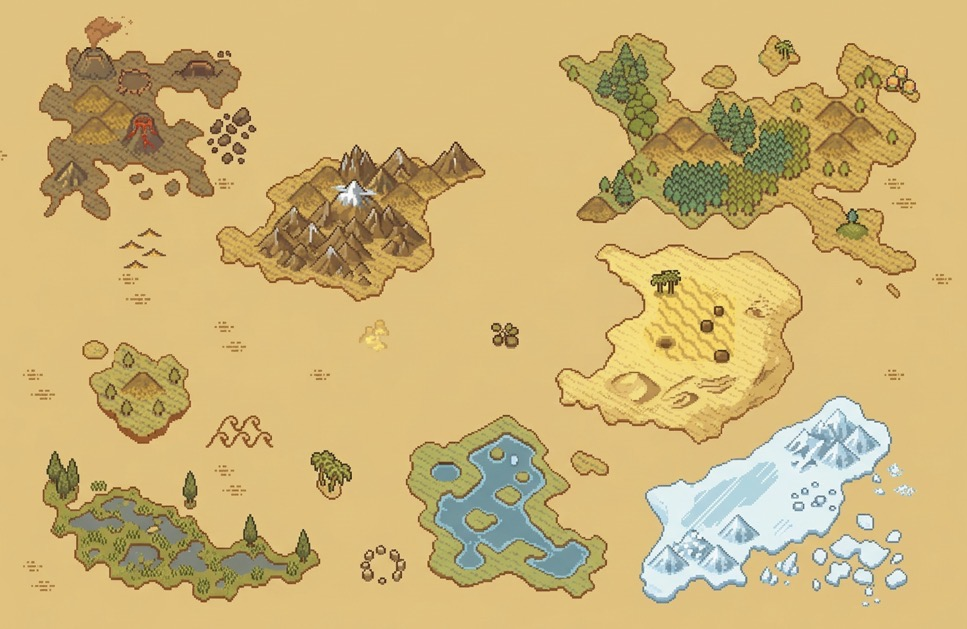
#> input picture source/latest_references/IMG_4984.jpeg, 967 x 629 px, given in place of map_layout_strict_texture.png, which was not available
$ python build.py
#> lines starting #> are read from the running program, lines starting #| are printed output that depends on the picture; pictures that were not available may be replaced by others from this repository, and a replacement may not be noted
from pathlib import Path
import json,hashlib,shutil
from PIL import Image,ImageDraw
ROOT=Path(__file__).resolve().parents[2]; OUT=ROOT/'renders/world_map_texture_strict_v5'; LAY=OUT/'layers'; RAW=ROOT/'source/world_map_texture_strict_v5/raws/map_layout_strict_texture.png'
if OUT.exists(): shutil.rmtree(OUT)
(LAY/'cloud_animation').mkdir(parents=True)
mapim=Image.open(RAW).convert('RGBA'); mapim.save(LAY/'00_map_texture_stricte.png'); mapim.save(OUT/'WorldMap_Texture_Strict_Layout.png')
# Pixel-cloud cover: each zone starts hidden and is revealed by shrinking a coherent cloud bank.
centers=[(125,135),(330,145),(590,185),(155,500),(465,725),(650,560),(170,770),(660,770)]
def cloud_layer(cx,cy,r):
    lay=Image.new('RGBA',mapim.size,(0,0,0,0)); d=ImageDraw.Draw(lay)
    if r < 30: return lay
    # stepped cloud silhouette with warm parchment outline and cool grey underside
    x0,y0=cx-r,cy-r//2; w=2*r; h=r
    d.rectangle((x0+14,y0+22,x0+w-14,y0+h-8),fill=(232,225,190,245),outline=(113,101,70,220),width=3)
    for ox,oy,rr in [(25,22,28),(65,8,35),(110,19,31),(155,10,37),(w-30,25,25)]:
        rr=max(8,int(rr*r/100)); xx=x0+int(ox*r/100); yy=y0+int(oy*r/100)
        d.ellipse((xx-rr,yy-rr,xx+rr,yy+rr),fill=(241,235,207,248),outline=(113,101,70,220),width=3)
    # pixelated shadow bands
    if w > 90:
        d.rectangle((x0+28,y0+h-15,x0+w-34,y0+h-7),fill=(176,166,139,190))
    if w > 150:
        d.rectangle((x0+48,y0+h-22,x0+w-64,y0+h-15),fill=(205,196,167,210))
    return lay
frames=[]
for zone,(cx,cy) in enumerate(centers):
    for step in range(7):
        # first frame blankets the zone; later frames retract smoothly.
        r=int(105-(step*17))
        frame=mapim.copy(); frame.alpha_composite(cloud_layer(cx,cy,r)); p=LAY/'cloud_animation'/f'zone_{zone+1:02d}_reveal_{step:02d}.png'; frame.save(p); frames.append(frame)
#> this loop made 8 passes
#> pass 1, `frame=mapim.copy(); frame.alpha_composite(cloud_layer(cx,cy,r)); p=LAY..`:
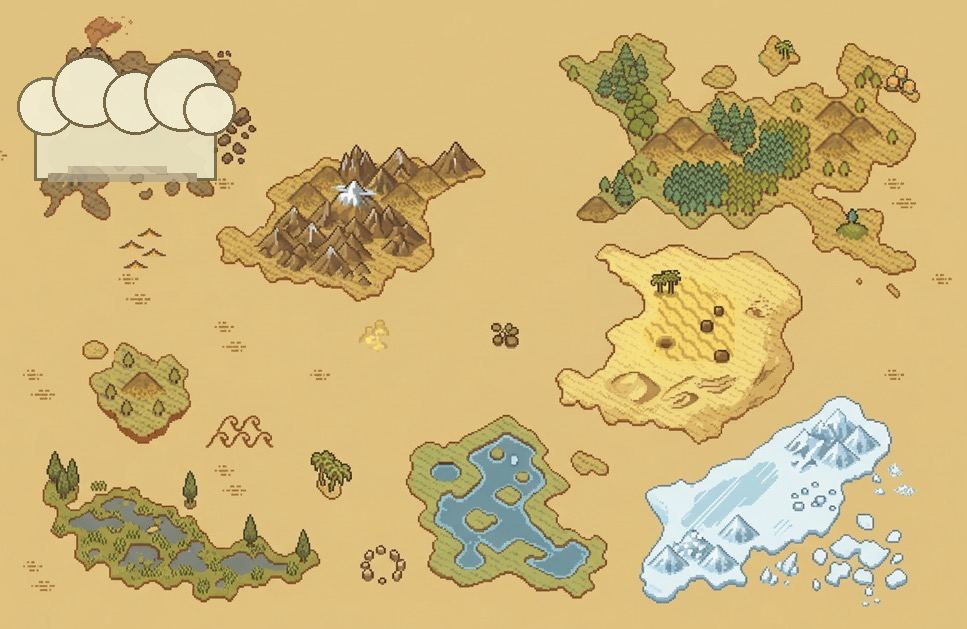
#> saved as zone_01_reveal_00.png: PIL image 967x629 RGBA; mean R, G, B, A 207.4, 182.7, 122.8, 255
#> pass 1, `frame=mapim.copy(); frame.alpha_composite(cloud_layer(cx,cy,r)); p=LAY..`:
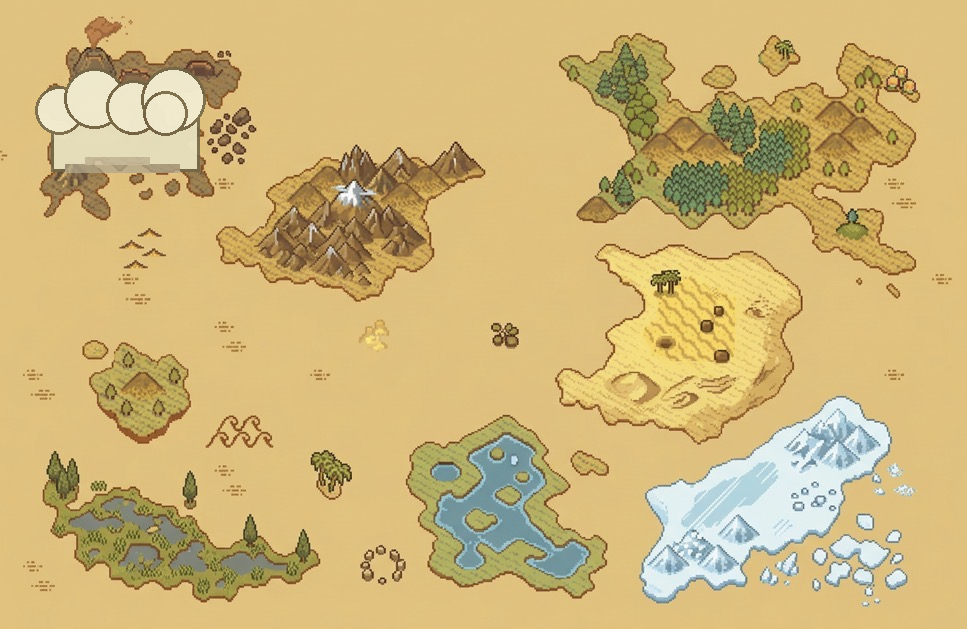
#> saved as zone_01_reveal_01.png: PIL image 967x629 RGBA; mean R, G, B, A 206.8, 181.8, 121.7, 255
#> pass 1, `frame=mapim.copy(); frame.alpha_composite(cloud_layer(cx,cy,r)); p=LAY..`:
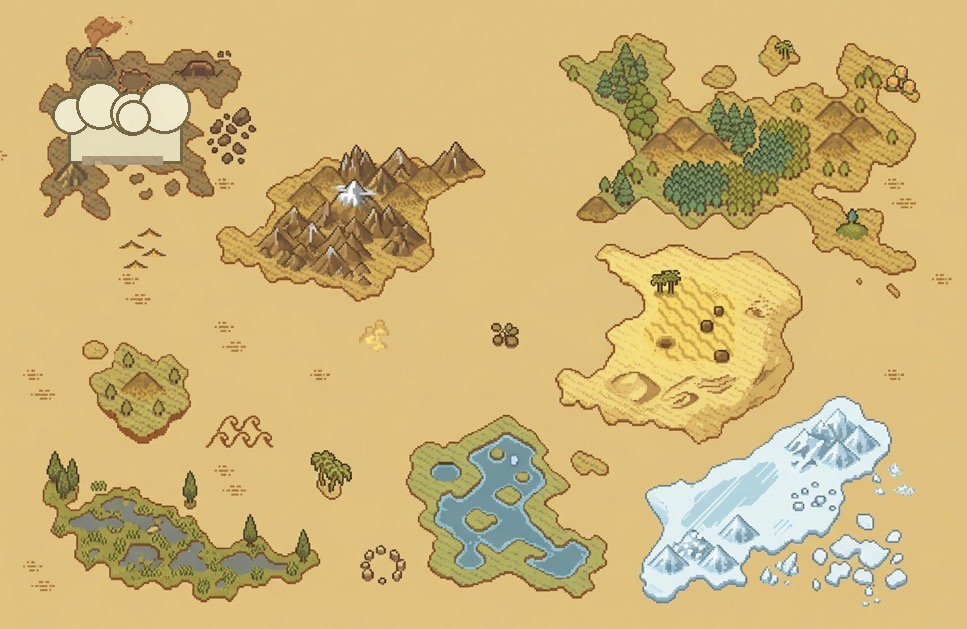
#> saved as zone_01_reveal_02.png: PIL image 967x629 RGBA; mean R, G, B, A 206.3, 181.1, 120.8, 255
#> after the loop, frames = 56 items
# A sequential preview: zone clouds clear one after another.
seq=[]
#> seq = []
for step in range(7):
    frame=mapim.copy()
    for i,(cx,cy) in enumerate(centers):
        r=max(0,int(105-step*17)) if i==step else (105 if i>step else 0)
        if r: frame.alpha_composite(cloud_layer(cx,cy,r))
    p=OUT/'cloud_animation'/f'world_reveal_{step:02d}.png'; p.parent.mkdir(exist_ok=True); frame.save(p); seq.append(frame.convert('RGB'))
#> this loop made 7 passes
#> pass 1, `p = OUT / 'cloud_animation' / f'world_reveal_{step:02d}.png'`:
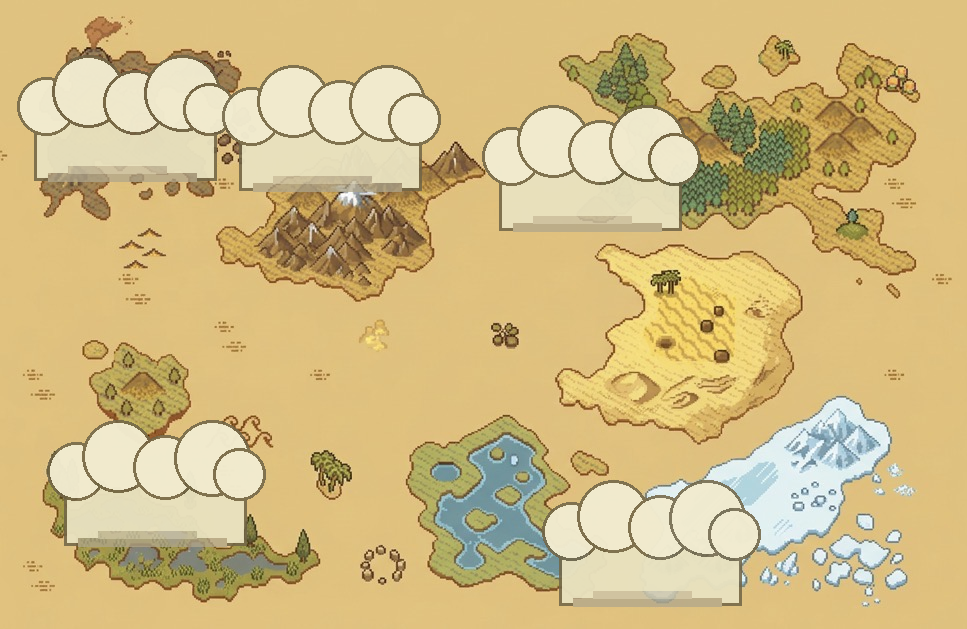
#> saved as world_reveal_00.png: PIL image 967x629 RGBA; mean R, G, B, A 210.5, 187.6, 131.1, 255
#> pass 2, `p = OUT / 'cloud_animation' / f'world_reveal_{step:02d}.png'`:
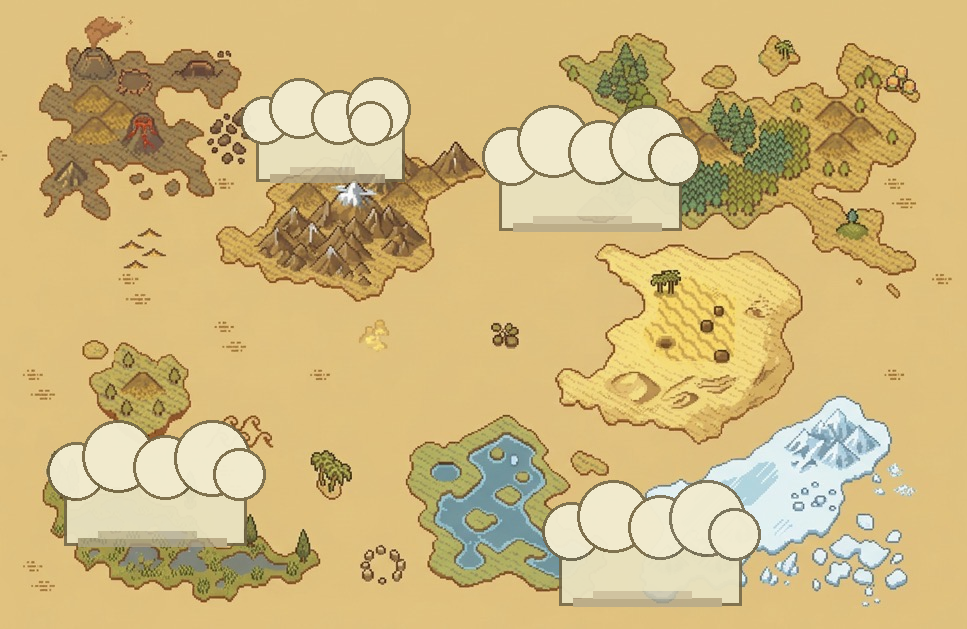
#> saved as world_reveal_01.png: PIL image 967x629 RGBA; mean R, G, B, A 208.3, 184.3, 126.8, 255
#> after the loop, seq = 7 items
seq[0].save(OUT/'WorldMap_CloudReveal_Progression.webp',save_all=True,append_images=seq[1:],duration=180,loop=0,lossless=True)
state={'format':'StrictTextureMapWithCloudUnlockAnimation','canvas_px':list(mapim.size),'reference_texture':'source/latest_references/IMG_4989.jpeg','generated_layout':'source/world_map_texture_strict_v5/raws/map_layout_strict_texture.png','continents':8,'reverie_town':'central tree island','cloud_unlock_zones':8,'animation':'one zone clears at a time with seven-step smooth shrink','static_layers':['layers/00_map_texture_stricte.png']}
(OUT/'world_map_state.json').write_text(json.dumps(state,ensure_ascii=False,indent=2))
files={}
for p in OUT.rglob('*'):
#> (the run stopped early here; a loop or call above may not have finished)

$ run again, on source/latest_references/IMG_4986.jpeg
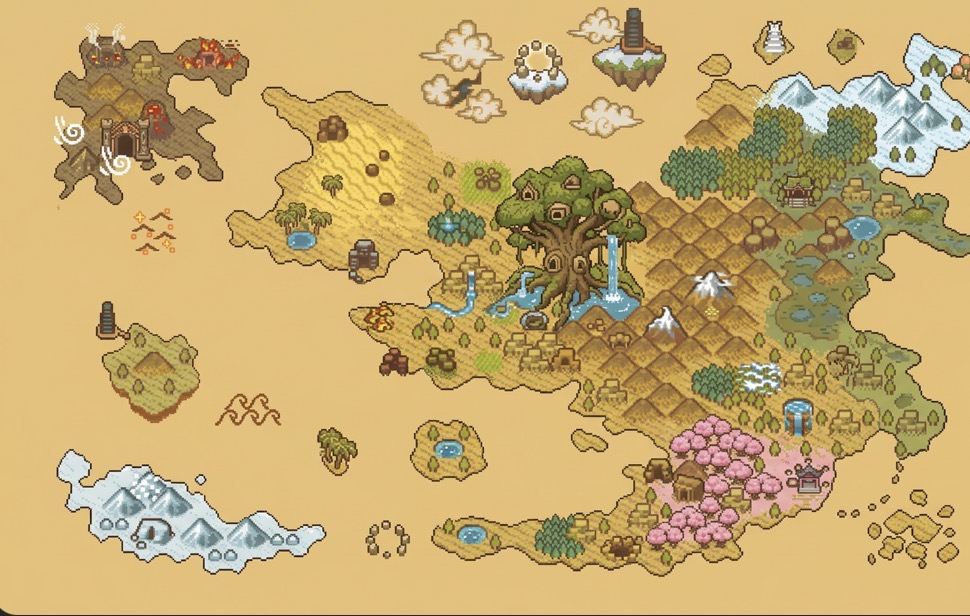
#> input picture source/latest_references/IMG_4986.jpeg, 970 x 616 px, given in place of map_layout_strict_texture.png, which was not available
#> after the loop `for zone,(cx,cy) in enumerate(centers):`: frames = 56 items
#> `seq=[]`: seq = []
#> the loop `for step in range(7):` made 7 passes
#> pass 1, `p = OUT / 'cloud_animation' / f'world_reveal_{step:02d}.png'`:
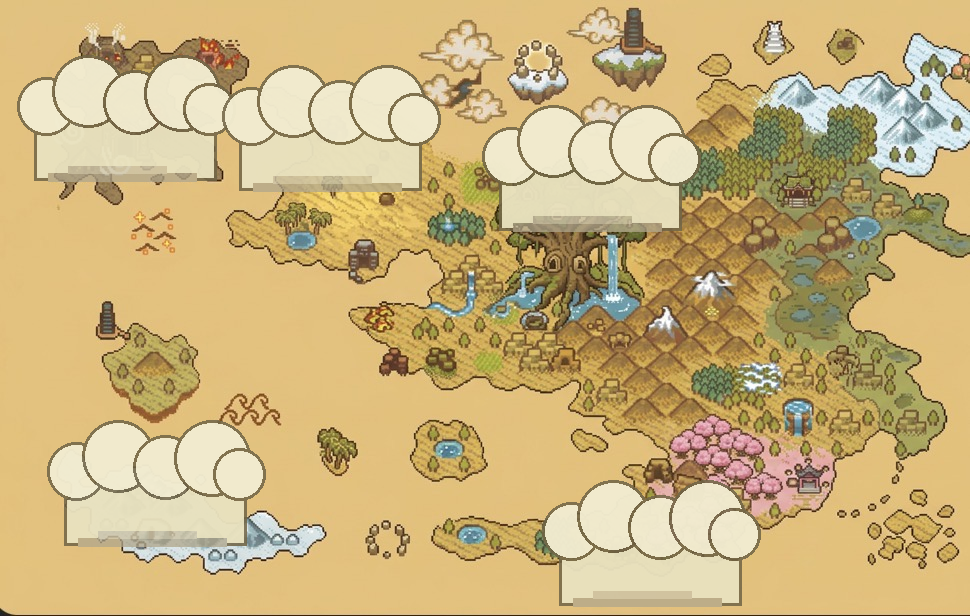
#> saved as world_reveal_00.png: PIL image 970x616 RGBA; mean R, G, B, A 202.7, 178.9, 125.4, 255
#> pass 2, `p = OUT / 'cloud_animation' / f'world_reveal_{step:02d}.png'`:
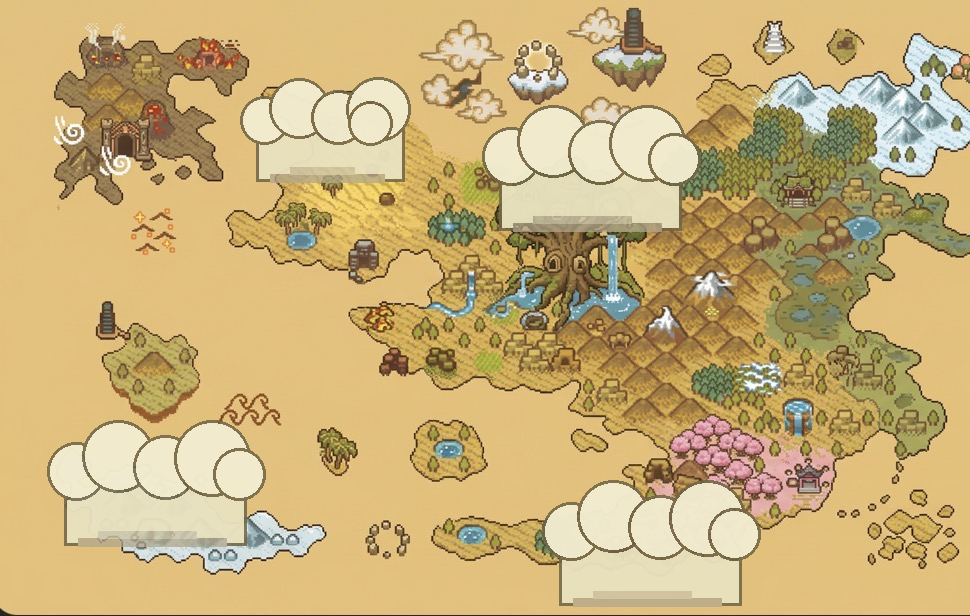
#> saved as world_reveal_01.png: PIL image 970x616 RGBA; mean R, G, B, A 200.9, 176, 121.3, 255
#> after the loop `for step in range(7):`: seq = 7 items
